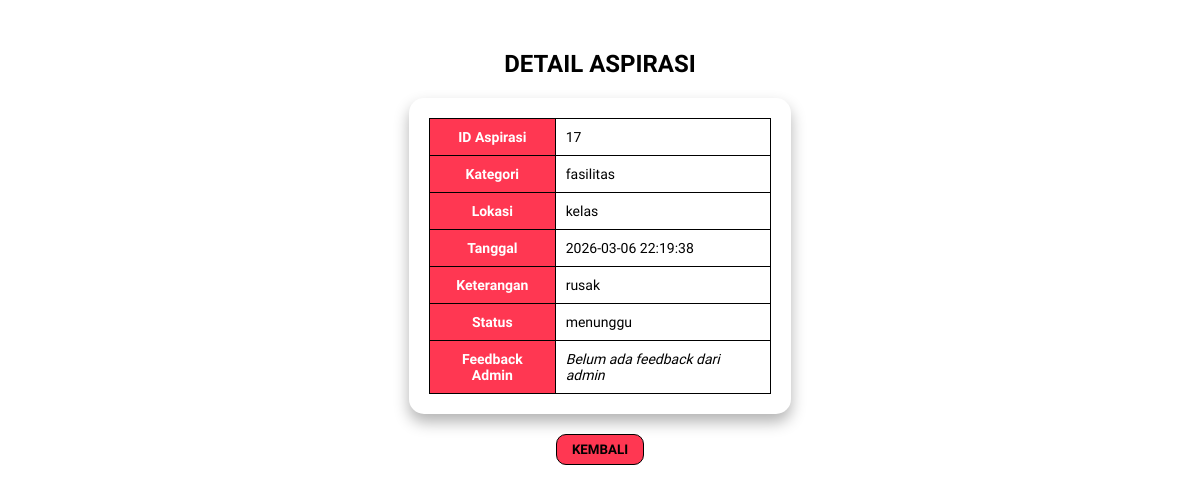
The page /UJIKOMFALAQ/detail-pengaduan.php?id=17 (signed in) on the database its author committed.
### tables this page shows
CREATE TABLE `input_aspirasi` (
  `id_pelapor` int(11) NOT NULL,
  `nis` varchar(225) NOT NULL,
  `id_kategori` int(11) NOT NULL,
  `tanggal` datetime NOT NULL DEFAULT current_timestamp(),
  `lokasi` varchar(225) NOT NULL,
  `ket` varchar(225) NOT NULL,
  `status` enum('menunggu','proses','selesai') NOT NULL DEFAULT 'menunggu',
  `feedback` varchar(225) DEFAULT NULL
);

CREATE TABLE `kategori` (
  `id_kategori` int(11) NOT NULL,
  `ket_kategori` varchar(225) NOT NULL
);

### UJIKOMFALAQ/detail-pengaduan.php (the view, shortened to what this page needs)
<?php
$koneksi = mysqli_connect("localhost","root","","ujikom_12rpl2_falaq");
$id = $_GET['id'];
$query = mysqli_query($koneksi, "
    SELECT input_aspirasi.*, kategori.ket_kategori
    FROM input_aspirasi
    LEFT JOIN kategori
    ON input_aspirasi.id_kategori = kategori.id_kategori
    WHERE input_aspirasi.id_pelapor = '$id'
");
$data = mysqli_fetch_assoc($query);
?>
<!DOCTYPE html>
<html lang="en">
<head>
</head>
<body>
<h2>DETAIL ASPIRASI</h2>
<div class="box">
    <table>
        <tr>
            <th>ID Aspirasi</th>
            <td><?= $data['id_pelapor']; ?></td>
        </tr>
        <tr>
            <th>Kategori</th>
            <td><?= $data['ket_kategori']; ?></td>
        </tr>
        <tr>
            <th>Lokasi</th>
            <td><?= $data['lokasi']; ?></td>
        </tr>
        <tr>
            <th>Tanggal</th>
            <td><?= $data['tanggal']; ?></td>
        </tr>
        <tr>
            <th>Keterangan</th>
            <td><?= $data['ket']; ?></td>
        </tr>
        <tr>
            <th>Status</th>
            <td><?=$data['status']; ?></td>
        </tr>
        <tr>
            <th>Feedback Admin</th>
            <td>
                <?= $data['feedback'] ? $data['feedback'] : '<i>Belum ada feedback dari admin</i>'; ?>
            </td>
        </tr>
    </table>
</div>
<div class="kembali">
    <a href="data-pengaduan.php">
        <button><b>KEMBALI</b></button>
    </a>
</div>
</body>
</html>

### UJIKOMFALAQ/detail-pengaduan.php (style rules this page uses)
body { font-family: 'Baloo 2'; margin: 0; padding: 30px; background-color: white; text-align: center; }
h2 { color: black; margin-bottom: 20px; }
.box { background-color: white; padding: 20px; border-radius: 15px; box-shadow: 0 8px 15px rgba(0,0,0,0.3); overflow-x: auto; width: 30%; margin: auto; }
table { width: 100%; border-collapse: collapse; font-size: 14px; }
th, td { border: 1px solid black; padding: 10px; text-align: left; }
th { background-color: rgb(255, 55, 82); color: white; text-align: center; }
button { border: 1px solid black; background-color: rgb(255, 55, 82); color: black; border-radius: 10px; padding: 7px 15px; font-family: 'Baloo 2'; transition: all 0.2s ease; }
.kembali { margin-top: 20px; }

### rows shown on the page
input_aspirasi: id_pelapor "17", id_kategori.ket_kategori "fasilitas", lokasi "kelas", tanggal "2026-03-06 22:19:38", ket "rusak", status "menunggu"
